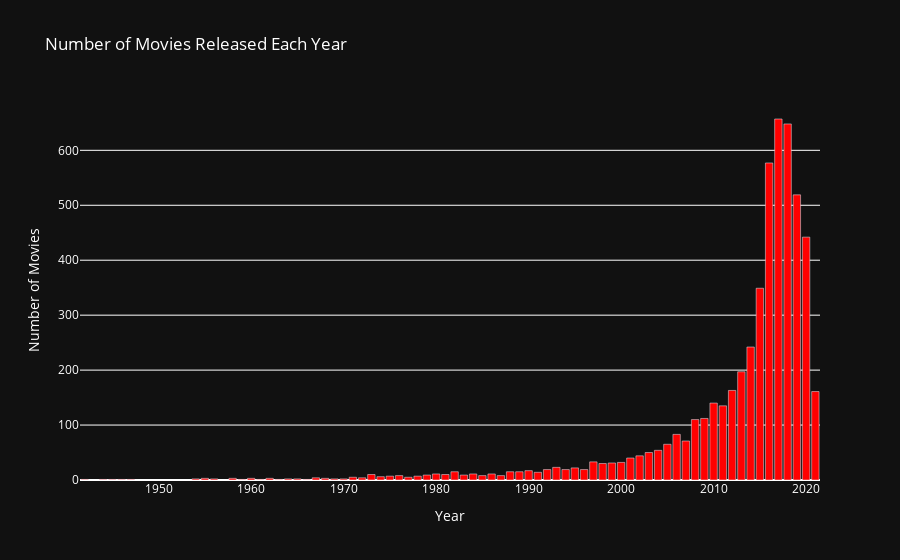

The cell this chart's notebook holds for it:
### Code cell
movie_counts = movie['release_year'].value_counts().sort_index()
fig = go.Figure(data=go.Bar(x=movie_counts.index, y=movie_counts.values))
fig.update_layout(
    plot_bgcolor='rgb(17, 17, 17)',  
    paper_bgcolor='rgb(17, 17, 17)',  
    font_color='white', 
    title='Number of Movies Released Each Year',  
    xaxis=dict(title='Year'),  
    yaxis=dict(title='Number of Movies')
)
fig.update_traces(marker_color='red')
fig.show()

### Figure 1 — Plotly figure (JSON) as saved in the notebook; plotly's stock layout.template omitted (floating-point values rounded to 4 significant figures)
{"data": [{"marker": {"color": "red"}, "type": "bar", "x": [1942, 1944, 1945, 1946, 1947, 1954, 1955, 1956, 1958, 1959, 1960, 1961, 1962, 1963, 1964, 1965, 1966, 1967, 1968, 1969, 1970, 1971, 1972, 1973, 1974, 1975, 1976, 1977, 1978, 1979, 1980, 1981, 1982, 1983, 1984, 1985, 1986, 1987, 1988, 1989, 1990, 1991, 1992, 1993, 1994, 1995, 1996, 1997, 1998, 1999, 2000, 2001, 2002, 2003, 2004, 2005, 2006, 2007, 2008, 2009, 2010, 2011, 2012, 2013, 2014, 2015, 2016, 2017, 2018, 2019, 2020, 2021], "y": [1, 1, 1, 1, 1, 2, 3, 2, 3, 1, 3, 1, 3, 1, 2, 2, 1, 4, 3, 2, 2, 5, 4, 10, 6, 7, 8, 5, 7, 9, 11, 10, 15, 9, 11, 8, 11, 8, 15, 15, 17, 14, 19, 23, 19, 22, 19, 33, 30, 31, 32, 40, 44, 50, 54, 65, 83, 71, 110, 112, 140, 135, 163, 197, 242, 349, 577, 657, 648, 519, 442, 161]}], "layout": {"font": {"color": "white"}, "paper_bgcolor": "rgb(17, 17, 17)", "plot_bgcolor": "rgb(17, 17, 17)", "title": {"text": "Number of Movies Released Each Year"}, "xaxis": {"title": {"text": "Year"}}, "yaxis": {"title": {"text": "Number of Movies"}}}}
